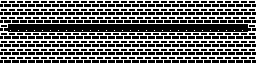

This game map was drawn from its Tiled (.tmx) file and the tilesets committed beside it. A one-line description and the full map source follow:
An orthogonal 32x8 tile map with 8x8 px tiles, 1 tile layer (Ground) and 10 objects (HallArrival, HallExit, HallNpc1, HallNpc2, HallNpc3, ...).

<map version="1.10" tiledversion="1.11.2" orientation="orthogonal" renderorder="right-down" width="32" height="8" tilewidth="8" tileheight="8" infinite="0" nextobjectid="11" nextlayerid="3">
 <properties>
  <property name="area_id" value="3" type="int" />
  <property name="symbol" value="NPC_HALL" type="string" />
  <property name="spawn" value="HallArrival" type="string" />
 </properties>
 <tileset firstgid="1" source="../tilesets/world.tsx" />
 <layer id="1" name="Ground" width="32" height="8">
  <data encoding="csv">
2,2,2,2,2,2,2,2,2,2,2,2,2,2,2,2,2,2,2,2,2,2,2,2,2,2,2,2,2,2,2,2,
2,2,2,2,2,2,2,2,2,2,2,2,2,2,2,2,2,2,2,2,2,2,2,2,2,2,2,2,2,2,2,2,
2,2,2,2,2,2,2,2,2,2,2,2,2,2,2,2,2,2,2,2,2,2,2,2,2,2,2,2,2,2,2,2,
2,1,1,1,1,1,1,1,1,1,1,1,1,1,1,1,1,1,1,1,1,1,1,1,1,1,1,1,1,1,1,2,
2,2,2,2,2,2,2,2,2,2,2,2,2,2,2,2,2,2,2,2,2,2,2,2,2,2,2,2,2,2,2,2,
2,2,2,2,2,2,2,2,2,2,2,2,2,2,2,2,2,2,2,2,2,2,2,2,2,2,2,2,2,2,2,2,
2,2,2,2,2,2,2,2,2,2,2,2,2,2,2,2,2,2,2,2,2,2,2,2,2,2,2,2,2,2,2,2,
2,2,2,2,2,2,2,2,2,2,2,2,2,2,2,2,2,2,2,2,2,2,2,2,2,2,2,2,2,2,2,2
</data>
 </layer>
 <objectgroup id="2" name="Logic">
  <object name="HallArrival" x="20" y="28" id="1">
   <point />
  </object>
  <object name="HallExit" x="12" y="28" id="2">
   <point />
   <properties>
    <property name="handler" value="update_hall_exit" />
   </properties>
  </object>
  <object name="HallNpc1" x="36" y="28" id="3">
   <point />
   <properties>
    <property name="handler" value="update_hall_npc_1" />
   </properties>
  </object>
  <object name="HallNpc2" x="52" y="28" id="4">
   <point />
   <properties>
    <property name="handler" value="update_hall_npc_2" />
   </properties>
  </object>
  <object name="HallNpc3" x="68" y="28" id="5">
   <point />
   <properties>
    <property name="handler" value="update_hall_npc_3" />
   </properties>
  </object>
  <object name="HallNpc4" x="84" y="28" id="6">
   <point />
   <properties>
    <property name="handler" value="update_hall_npc_4" />
   </properties>
  </object>
  <object name="HallNpc5" x="100" y="28" id="7">
   <point />
   <properties>
    <property name="handler" value="update_hall_npc_5" />
   </properties>
  </object>
  <object name="HallNpc6" x="116" y="28" id="8">
   <point />
   <properties>
    <property name="handler" value="update_hall_npc_6" />
   </properties>
  </object>
  <object name="HallNpc7" x="132" y="28" id="9">
   <point />
   <properties>
    <property name="handler" value="update_hall_npc_7" />
   </properties>
  </object>
  <object name="HallNpc8" x="148" y="28" id="10">
   <point />
   <properties>
    <property name="handler" value="update_hall_npc_8" />
   </properties>
  </object>
 </objectgroup>
</map>
